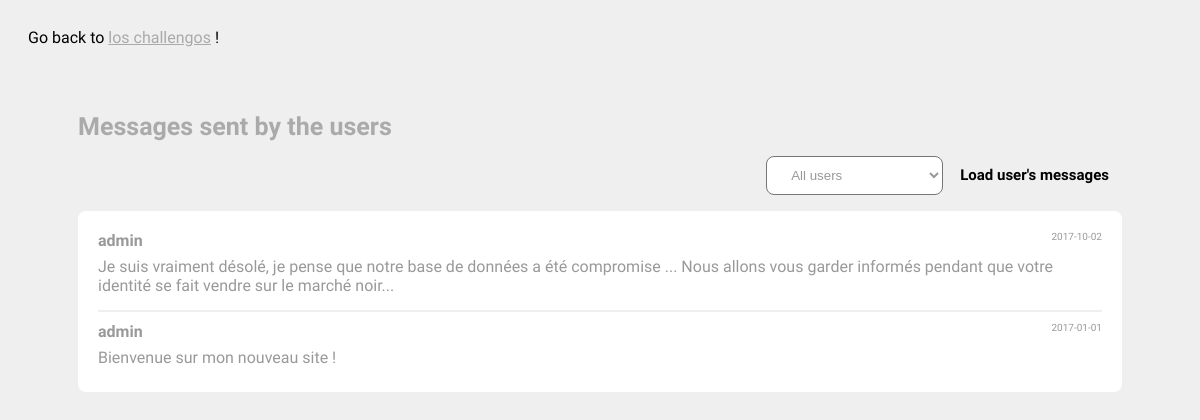
Page /challenges/chal08.php?author=admin on the committed database.
### tables this page shows
CREATE TABLE msg (
	text TEXT,
	author varchar(30),
	date DATE
);

### challenges/chal08.php (the view, shortened to what this page needs)
<?php
$dbms = 'mysql';
$host = 'localhost';
$dbName = 'chal08DB';
$username = 'chal08';
$password = 'chal08';
try {
	$db = new PDO("$dbms:host=$host;dbname=$dbName;charset=utf8", $username, $password);
} catch (PDOException $e) {
	echo "Connection failed : " . $e->getMessage();
}
$author = $_GET['author'];
$pattern = '/(\s|\x0a)/i';
if(preg_match($pattern, $author)){
	$errorMsg = "You has no rights to use these !";
} else {
	$msgSet = $db->query("SELECT * FROM msg WHERE author LIKE '%" . $author  . "%' ORDER BY date DESC;");
	if (!$msgSet) {
		$errorMsg = "Why would you show backend errors ?!";
	} else {
		$msg = $msgSet->fetchAll();
	}
}
?>
<HTML>
<link rel="stylesheet" href="style.css" type="text/css" >
<link rel="stylesheet" href="http://maxcdn.bootstrapcdn.com/font-awesome/4.3.0/css/font-awesome.min.css">
<BODY>
<div>Go back to <a href="./chals.php">los challengos</a> !</div>
<div style="padding:50px 50px">
	<div class="logo">Messages sent by the users</div>
	<div style="text-align: right">
		<form method="get">
			<select class='login-group' name='author'>
				<option value=''>All users</option>
			</select>
			<input class="btn" type="submit" value="Load user's messages" />
		</form>
	</div>
<?php
if ($msg) {
	echo '<div class="login-group">';
	$i = 0;
	foreach ($msg as $m) {
		$i++;
		if ($i == count($msg))
			echo '<div>';
		else
			echo '<div class="msg-group">';
		echo	'<div class="author">' . $m['author'] . '</div>';
		echo	'<div class="date">' .  $m['date'] . '</div>';
		echo 	'<div class="msg">' . $m['text'] . '</div>';
		echo '</div>';
	}
	echo '</div>';
} else {
	if (!$errorMsg)
		$errorMsg = 'There are no messages...';
}
?>
</div>
</BODY>
</HTML>

### challenges/style.css (style rules this page uses)
html, body { background: #efefef; padding: 10px; font-family: 'Varela Round'; }
.author { padding: 10px 0 0 0; float: left; font-weight: bold; }
.date { padding: 10px 0 0 0; font-size: 10px; text-align: right; }
.msg { padding: 15px 0; }
.msg-group { border-bottom: 2px solid #efefef; }
.btn { display:inline-block;padding:6px 12px;margin-bottom:0;font-size:14px;font-weight:400;line-height:1.42857143;text-align:center;white-space:nowrap;vertical-align:middle;-ms-touch-action:manipulation;touch-action:manipulation;cursor:pointer;-webkit-user-select:none;-moz-user-select:none;-ms-user-select:none;user-select:none;background-image:none;border:1px solid transparent;border-radius:4px }
a { color: #aaaaaa; transition: all ease-in-out 200ms; }
.login-group { background: #ffffff; color: #999999; border-radius: 8px; padding: 10px 20px; }
input[type=submit] { font-family: 'Varela Round'; font-size: 15px; font-weight: bold; }
.logo { padding: 15px 0; font-size: 25px; color: #aaaaaa; font-weight: bold; }

### rows in the picture
msg: author "admin", date "2017-10-02", text "Je suis vraiment désolé, je pense que notre base de données a été compromise ... Nous allons vous garder informés pendant que votre identité se fait vendre sur le marché noir..."
msg: author "admin", date "2017-01-01", text "Bienvenue sur mon nouveau site !"
